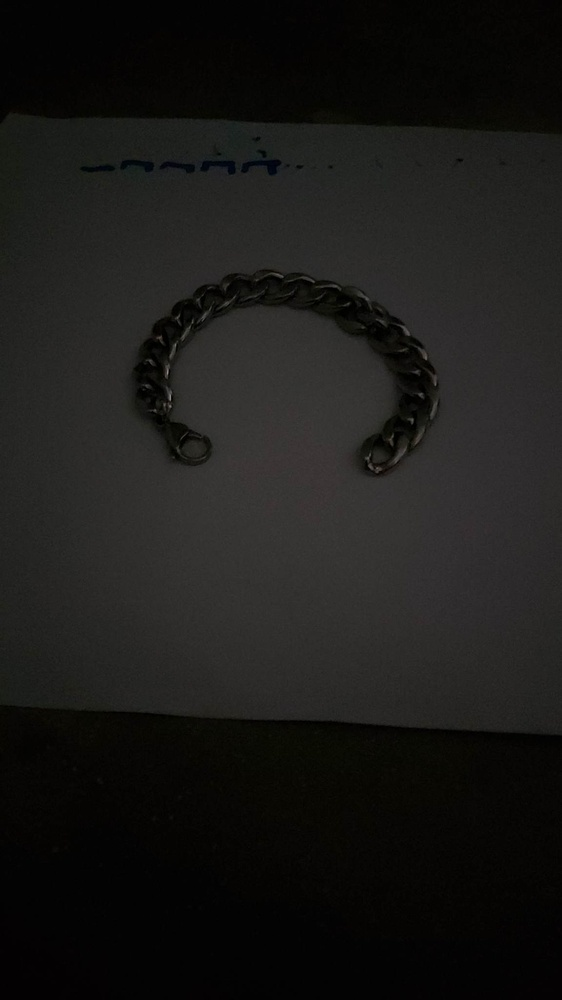
#> input picture class2/img/under.jpg, 562 x 1000 px, shrunk from 1152 x 2048 before the run, found by its file name
$ python under_to_over.py
#> lines starting #> are read from the running program, lines starting #| are printed output that depends on the picture
import cv2 as cv
import numpy as np

img_input = cv.imread("imgProcess/class2/img/under.jpg", cv.IMREAD_GRAYSCALE)
#> img_input: shape (1000, 562); min 0, max 143, mean 25.9

# apply intensity transformation
img_output = np.log(img_input)
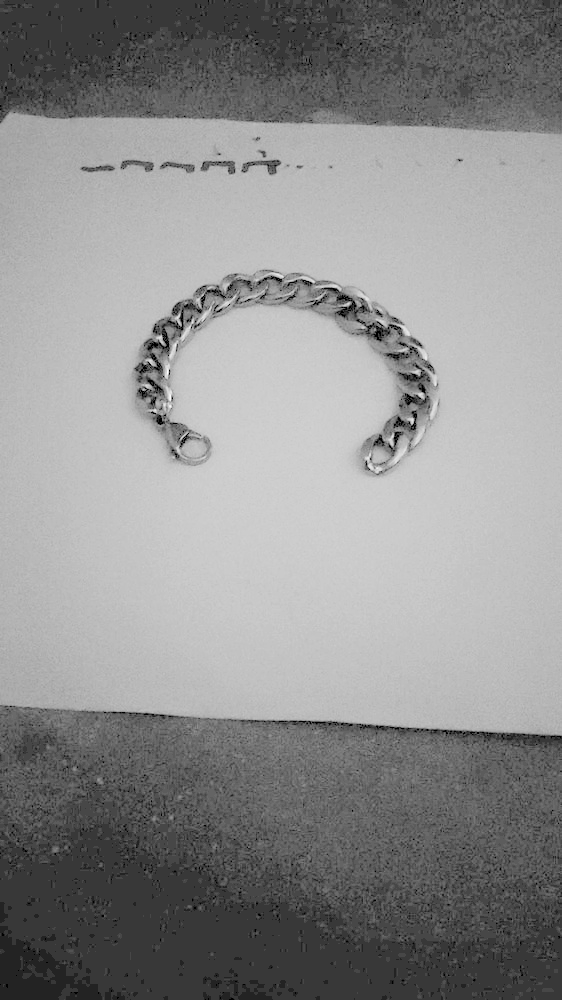
#> img_output: shape (1000, 562) float16; 0.09% of the values are NaN or infinite; the others: min 0, max 4.96, mean 2.78; drawn with min black, max white, NaN and infinite black

# scaling img intensity 0-255
img_max = np.max(img_output)
#> img_max = 4.96
img_output = img_output * (255 / img_max)

# specify data type
img_output = np.array(img_output, dtype=np.uint8)

# save images
cv.imwrite("imgProcess/class2/img/under_to_over_input.png", img_input)
cv.imwrite("imgProcess/class2/img/under_to_over_output.png", img_output)
